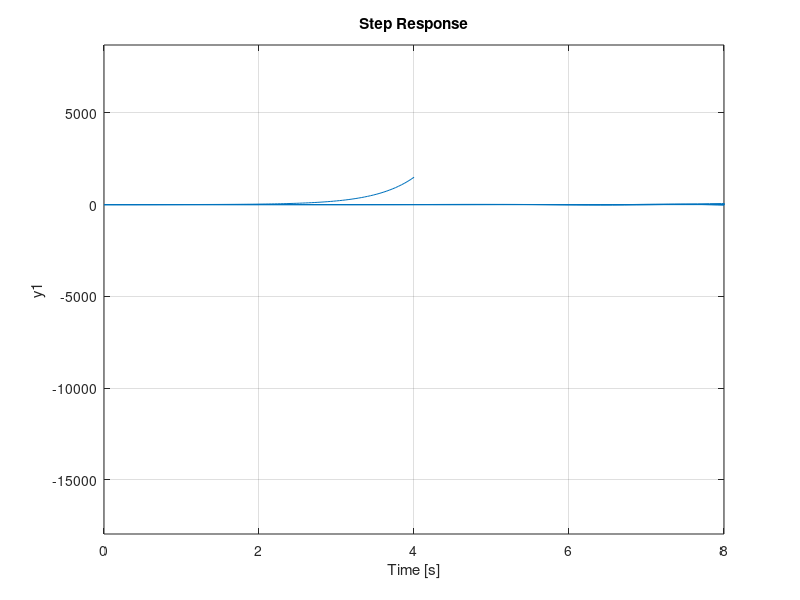

Here is the MATLAB script that generated this plot:
h1=tf(4,[1 5 4]);
step(h1)
roots([1 5 4])
hold on

h2=tf(4,[1 1 4]);
step(h2)
hold on

h3=tf(4,[1 0 -4]);
step(h3)
hold on

h4=tf(4,[1 -1 4]);
step(h4)
hold on

h5=tf(4,[1 0 4]);
step(h5)
hold on

h6=tf(4,[1 4 0]);
step(h6)
hold on

h7=tf(4,[1 0 8 16]);
step(h7)
hold on
